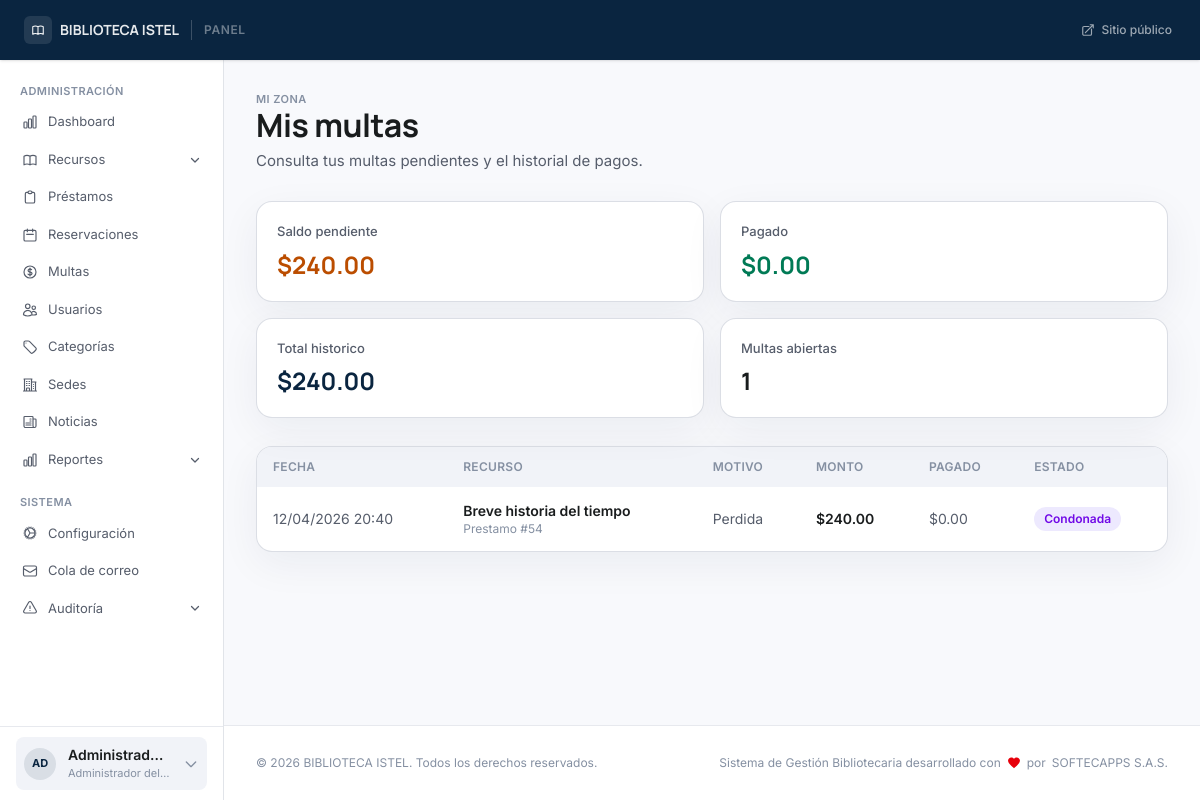
The app's page /account/fines (signed in) with its own data.
### tables this page shows
CREATE TABLE `users` (
  `id` int(10) unsigned NOT NULL AUTO_INCREMENT,
  `user_number` varchar(20) DEFAULT NULL,
  `name` varchar(150) NOT NULL,
  `email` varchar(150) NOT NULL,
  `document_number` varchar(30) NOT NULL,
  `phone` varchar(30) DEFAULT NULL,
  `address` text DEFAULT NULL,
  `birthdate` date DEFAULT NULL,
  `photo` varchar(255) DEFAULT NULL,
  `role` enum('admin','librarian','teacher','user','guest') NOT NULL DEFAULT 'user',
  `user_type` enum('student','teacher','external','staff') NOT NULL DEFAULT 'student',
  `status` enum('active','suspended','blocked','inactive') NOT NULL DEFAULT 'active',
  `password_hash` varchar(255) NOT NULL,
  `remember_token` varchar(64) DEFAULT NULL,
  `remember_expires` datetime DEFAULT NULL,
  `email_verified_at` datetime DEFAULT NULL,
  `force_password_change` tinyint(1) NOT NULL DEFAULT 0,
  `last_login_at` datetime DEFAULT NULL,
  `last_login_ip` varchar(45) DEFAULT NULL,
  `created_at` datetime NOT NULL DEFAULT current_timestamp(),
  `updated_at` datetime NOT NULL DEFAULT current_timestamp() ON UPDATE current_timestamp(),
  PRIMARY KEY (`id`),
  UNIQUE KEY `uq_users_email` (`email`),
  UNIQUE KEY `uq_users_document` (`document_number`),
  UNIQUE KEY `uq_users_user_number` (`user_number`),
  KEY `idx_users_role_status` (`role`,`status`)
);

CREATE TABLE `fines` (
  `id` int(10) unsigned NOT NULL AUTO_INCREMENT,
  `loan_id` int(10) unsigned NOT NULL,
  `user_id` int(10) unsigned NOT NULL,
  `amount` decimal(8,2) NOT NULL,
  `hours_overdue` int(11) NOT NULL DEFAULT 0,
  `replacement_cost_at_fine` decimal(8,2) NOT NULL,
  `reason` enum('overdue','damage','loss') NOT NULL DEFAULT 'overdue',
  `status` enum('pending','partially_paid','paid','waived') NOT NULL DEFAULT 'pending',
  `amount_paid` decimal(8,2) NOT NULL DEFAULT 0.00,
  `waiver_reason` text DEFAULT NULL,
  `waived_by` int(10) unsigned DEFAULT NULL,
  `created_at` datetime NOT NULL DEFAULT current_timestamp(),
  `updated_at` datetime NOT NULL DEFAULT current_timestamp() ON UPDATE current_timestamp(),
  PRIMARY KEY (`id`),
  KEY `fk_fines_waived_by` (`waived_by`),
  KEY `idx_fines_user_status` (`user_id`,`status`),
  KEY `idx_fines_loan` (`loan_id`),
  CONSTRAINT `fk_fines_loan` FOREIGN KEY (`loan_id`) REFERENCES `loans` (`id`) ON UPDATE CASCADE,
  CONSTRAINT `fk_fines_user` FOREIGN KEY (`user_id`) REFERENCES `users` (`id`) ON UPDATE CASCADE,
  CONSTRAINT `fk_fines_waived_by` FOREIGN KEY (`waived_by`) REFERENCES `users` (`id`) ON DELETE SET NULL ON UPDATE CASCADE
);

CREATE TABLE `resources` (
  `id` int(10) unsigned NOT NULL AUTO_INCREMENT,
  `isbn_13` char(13) DEFAULT NULL,
  `marc_leader` char(24) DEFAULT NULL,
  `marc_control_number` varchar(64) DEFAULT NULL,
  `title` varchar(300) NOT NULL,
  `authors` longtext NOT NULL CHECK (json_valid(`authors`)),
  `marc_record` longtext DEFAULT NULL CHECK (json_valid(`marc_record`)),
  `publisher` varchar(200) DEFAULT NULL,
  `edition_statement` varchar(200) DEFAULT NULL,
  `publication_year` smallint(6) DEFAULT NULL,
  `category_id` int(10) unsigned NOT NULL,
  `branch_id` int(10) unsigned DEFAULT NULL,
  `support_type` enum('physical','digital','audiovisual','journal','thesis','map','score','kit','game','other') NOT NULL DEFAULT 'physical',
  `resource_type` varchar(60) DEFAULT NULL,
  `content_type` varchar(80) DEFAULT NULL,
  `media_type` varchar(80) DEFAULT NULL,
  `carrier_type` varchar(80) DEFAULT NULL,
  `description` text DEFAULT NULL,
  `pages` smallint(5) unsigned DEFAULT NULL,
  `language` char(2) NOT NULL DEFAULT 'es',
  `cover_image` varchar(255) DEFAULT NULL,
  `location` varchar(100) DEFAULT NULL,
  `digital_url` text DEFAULT NULL,
  `acquisition_price` decimal(8,2) DEFAULT NULL,
  `replacement_cost` decimal(8,2) NOT NULL,
  `acquisition_date` date DEFAULT NULL,
  `acquired_at` datetime DEFAULT NULL,
  `is_new_acquisition` tinyint(1) NOT NULL DEFAULT 1,
  `total_copies` tinyint(3) unsigned NOT NULL DEFAULT 0,
  `available_copies` tinyint(3) unsigned NOT NULL DEFAULT 0,
  `digital_access_count` int(10) unsigned NOT NULL DEFAULT 0,
  `is_active` tinyint(1) NOT NULL DEFAULT 1,
  `deactivated_at` datetime DEFAULT NULL,
  `deactivated_by` int(10) unsigned DEFAULT NULL,
  `deactivation_reason` text DEFAULT NULL,
  `created_at` datetime NOT NULL DEFAULT current_timestamp(),
  `updated_at` datetime NOT NULL DEFAULT current_timestamp() ON UPDATE current_timestamp(),
  PRIMARY KEY (`id`),
  UNIQUE KEY `uq_books_marc_control_number` (`marc_control_number`),
  UNIQUE KEY `uq_resources_isbn` (`isbn_13`),
  KEY `idx_resources_support_active` (`support_type`,`is_active`),
  KEY `idx_resources_branch` (`branch_id`,`is_active`),
  KEY `idx_resources_new_acquisition` (`is_new_acquisition`,`acquired_at`),
  KEY `idx_resources_category` (`category_id`),
  KEY `fk_resources_deactivated_by` (`deactivated_by`),
  FULLTEXT KEY `ft_books_search` (`title`,`publisher`),
  CONSTRAINT `fk_resources_branch` FOREIGN KEY (`branch_id`) REFERENCES `library_branches` (`id`) ON UPDATE CASCADE,
  CONSTRAINT `fk_resources_category` FOREIGN KEY (`category_id`) REFERENCES `categories` (`id`) ON UPDATE CASCADE,
  CONSTRAINT `fk_resources_deactivated_by` FOREIGN KEY (`deactivated_by`) REFERENCES `users` (`id`) ON DELETE SET NULL ON UPDATE CASCADE
);

CREATE TABLE `loans` (
  `id` int(10) unsigned NOT NULL AUTO_INCREMENT,
  `resource_id` int(10) unsigned NOT NULL,
  `user_id` int(10) unsigned NOT NULL,
  `librarian_id` int(10) unsigned DEFAULT NULL,
  `branch_id` int(10) unsigned DEFAULT NULL,
  `loan_at` datetime NOT NULL DEFAULT current_timestamp(),
  `due_at` datetime NOT NULL,
  `returned_at` datetime DEFAULT NULL,
  `loan_hours_applied` smallint(6) NOT NULL DEFAULT 72,
  `renewals_count` tinyint(4) NOT NULL DEFAULT 0,
  `status` enum('active','returned','overdue','lost') NOT NULL DEFAULT 'active',
  `notes` text DEFAULT NULL,
  `created_at` datetime NOT NULL DEFAULT current_timestamp(),
  PRIMARY KEY (`id`),
  KEY `fk_loans_librarian` (`librarian_id`),
  KEY `idx_loans_user_status` (`user_id`,`status`),
  KEY `idx_loans_due_status` (`due_at`,`status`),
  KEY `idx_loans_branch_status` (`branch_id`,`status`),
  KEY `idx_loans_resource_status` (`resource_id`,`status`),
  CONSTRAINT `fk_loans_branch` FOREIGN KEY (`branch_id`) REFERENCES `library_branches` (`id`) ON DELETE SET NULL ON UPDATE CASCADE,
  CONSTRAINT `fk_loans_librarian` FOREIGN KEY (`librarian_id`) REFERENCES `users` (`id`) ON DELETE SET NULL ON UPDATE CASCADE,
  CONSTRAINT `fk_loans_resource` FOREIGN KEY (`resource_id`) REFERENCES `resources` (`id`) ON UPDATE CASCADE,
  CONSTRAINT `fk_loans_user` FOREIGN KEY (`user_id`) REFERENCES `users` (`id`) ON UPDATE CASCADE
);

### views/account/fines.php (the view, shortened to what the rows shown need)
<?php
$e = fn(mixed $v) => htmlspecialchars((string) $v, ENT_QUOTES | ENT_SUBSTITUTE, 'UTF-8');
$statusClass = static function (string $status): string {
    return match ($status) {
        'pending' => 'bg-amber-100 text-amber-700',
        'partially_paid' => 'bg-blue-100 text-blue-700',
        'paid' => 'bg-emerald-100 text-emerald-700',
        'waived' => 'bg-violet-100 text-violet-700',
        default => 'bg-slate-100 text-slate-700',
    };
};
$statusLabel = static function (string $status): string {
    return match ($status) {
        'pending' => 'Pendiente',
        'partially_paid' => 'Pago parcial',
        'paid' => 'Pagada',
        'waived' => 'Condonada',
        default => ucfirst($status),
    };
};
$reasonLabel = static function (string $reason): string {
    return match ($reason) {
        'overdue' => 'Retraso',
        'damage' => 'Dano',
        'loss' => 'Perdida',
        default => ucfirst($reason),
    };
};
$fmtMoney = static function (float $amount, string $currency): string {
    return $currency . number_format($amount, 2, '.', ',');
};
?>
<section class="p-6 lg:p-8">
    <div class="mb-7">
        <h1 class="headline-lg text-on-surface">Mis multas</h1>
    </div>
    <div class="overflow-hidden rounded-2xl border border-outline-variant/60 bg-white shadow-ambient">
        <div class="overflow-x-auto">
            <table class="min-w-full text-left">
                <thead class="bg-surface-container-low text-xs uppercase tracking-wide text-on-surface-subtle">
                    <tr>
                        <th class="px-4 py-3 font-semibold">Fecha</th>
                        <th class="px-4 py-3 font-semibold">Recurso</th>
                        <th class="px-4 py-3 font-semibold">Motivo</th>
                        <th class="px-4 py-3 font-semibold">Monto</th>
                        <th class="px-4 py-3 font-semibold">Pagado</th>
                        <th class="px-4 py-3 font-semibold">Estado</th>
                    </tr>
                </thead>
                <tbody class="divide-y divide-outline-variant/50 text-sm">
                    <?php if (empty($fines)): ?>
                        <tr>
                            <td colspan="6" class="px-4 py-8 text-center text-on-surface-subtle">No tienes multas registradas.</td>
                        </tr>
                    <?php else: ?>
                        <?php foreach ($fines as $fine): ?>
                            <tr class="hover:bg-surface-container-low/60 transition-colors">
                                <td class="px-4 py-3.5 text-on-surface-muted"><?= $e((new DateTime($fine['created_at']))->format('d/m/Y H:i')) ?></td>
                                <td class="px-4 py-3.5">
                                    <p class="font-semibold text-on-surface"><?= $e($fine['book_title'] ?? 'Libro') ?></p>
                                    <p class="text-xs text-on-surface-subtle">Prestamo #<?= (int) ($fine['loan_ref'] ?? 0) ?></p>
                                </td>
                                <td class="px-4 py-3.5 text-on-surface-muted">
                                    <?= $e($reasonLabel((string) ($fine['reason'] ?? ''))) ?>
                                </td>
                                <td class="px-4 py-3.5 font-semibold text-on-surface"><?= $e($fmtMoney((float) $fine['amount'], (string) $currency)) ?></td>
                                <td class="px-4 py-3.5 text-on-surface-muted"><?= $e($fmtMoney((float) $fine['amount_paid'], (string) $currency)) ?></td>
                                <td class="px-4 py-3.5">
                                    <span class="inline-flex rounded-full px-2.5 py-1 text-xs font-semibold <?= $statusClass((string) $fine['status']) ?>">
                                        <?= $e($statusLabel((string) $fine['status'])) ?>
                                    </span>
                                </td>
                            </tr>
                        <?php endforeach; ?>
                    <?php endif; ?>
                </tbody>
            </table>
        </div>
    </div>
</section>

### views/partials/panel-sidebar.php (shortened to what the rows shown need)
<?php
$_e      = fn(mixed $v) => htmlspecialchars((string) $v, ENT_QUOTES | ENT_SUBSTITUTE, 'UTF-8');
$role    = $auth_user['role'] ?? '';
$roleBadge = match($role) {
    'admin'     => ['Administrador del sistema', 'bg-red-100 text-red-700 border-red-200'],
    'librarian' => ['Bibliotecario', 'bg-violet-100 text-violet-700 border-violet-200'],
    'teacher'   => ['Docente', 'bg-blue-100 text-blue-700 border-blue-200'],
    'user'    => ['Socio', 'bg-emerald-100 text-emerald-700 border-emerald-200'],
    default     => ['Usuario', 'bg-slate-100 text-slate-700 border-slate-200'],
};
$initials = mb_strtoupper(mb_substr($auth_user['name'] ?? '?', 0, 2));
?>
<aside class="hidden lg:flex flex-col w-56 bg-white border-r border-outline-variant/50 shrink-0" aria-label="Navegación del panel">
    <div class="min-h-[74px] border-t border-outline-variant/40 bg-white px-4 py-2 flex items-center">
        <details class="group relative w-full" onmouseenter="if (this._closeTimer) { clearTimeout(this._closeTimer); this._closeTimer = null; }" onmouseleave="this._closeTimer = setTimeout(() => this.removeAttribute('open'), 320)">
            <summary class="list-none flex items-center gap-3 rounded-lg bg-surface-container-low px-2 py-2 cursor-pointer transition-colors duration-150 hover:bg-white text-on-surface">
                <div class="flex h-8 w-8 shrink-0 items-center justify-center rounded-full bg-primary/10 text-[11px] font-bold text-primary">
                    <?= $_e($initials) ?>
                </div>
                <div class="min-w-0 flex-1">
                    <p class="truncate text-sm font-semibold"><?= $_e($auth_user['name'] ?? '') ?></p>
                    <p class="truncate text-[11px] text-on-surface-subtle"><?= $_e($roleBadge[0]) ?></p>
                </div>
                <svg class="w-4 h-4 text-on-surface-subtle transition-transform duration-200 group-open:rotate-180" fill="none" viewBox="0 0 24 24" stroke="currentColor" stroke-width="2" aria-hidden="true">
                    <path stroke-linecap="round" stroke-linejoin="round" d="M19 9l-7 7-7-7"/>
                </svg>
            </summary>
        </details>
    </div>
</aside>

### records on screen
users: name "AD", name "Administrad…", role "Administrador del…"
fines: created_at "12/04/2026 20:40", resources.title "Breve historia del tiempo", loan "54", reason "Perdida", amount "$240.00", amount_paid "$0.00", status "Condonada"

### other values on screen
$_e($settings['library_name'] ?? 'Biblioteca') "BIBLIOTECA ISTEL"
$e($fmtMoney((float) $summary['pending'], (string) $currency)) "$240.00"
$e($fmtMoney((float) $summary['paid'], (string) $currency)) "$0.00"
$e($fmtMoney((float) $summary['total'], (string) $currency)) "$240.00"
$summary['open_count'] "1"
$settings['library_name'] "BIBLIOTECA ISTEL"
